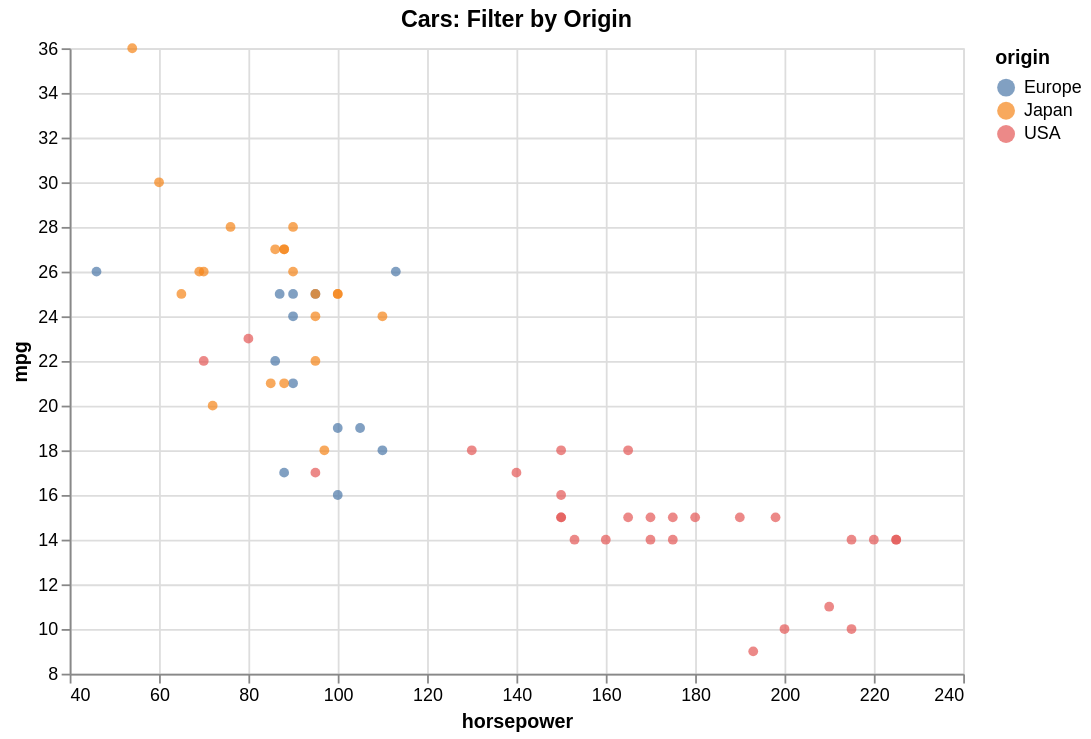

Write a Vega-Lite specification for this figure.
### Vega-Lite specification from a JSON file in a GitHub repository (floating-point values rounded to 4 significant figures)
{"$schema": "https://vega.github.io/schema/vega-lite/v5.json", "config": {"axis": {"labelLimit": 0}, "header": {"labelLimit": 0}, "legend": {"labelLimit": 0}}, "data": {"values": [{"acceleration": 12.0, "cylinders": 8, "horsepower": 130, "mpg": 18, "origin": "USA", "weight": 3504}, {"acceleration": 11.5, "cylinders": 8, "horsepower": 165, "mpg": 15, "origin": "USA", "weight": 3693}, {"acceleration": 11.0, "cylinders": 8, "horsepower": 150, "mpg": 18, "origin": "USA", "weight": 3436}, {"acceleration": 12.0, "cylinders": 8, "horsepower": 150, "mpg": 16, "origin": "USA", "weight": 3433}, {"acceleration": 10.5, "cylinders": 8, "horsepower": 140, "mpg": 17, "origin": "USA", "weight": 3449}, {"acceleration": 10.0, "cylinders": 8, "horsepower": 198, "mpg": 15, "origin": "USA", "weight": 4341}, {"acceleration": 9.0, "cylinders": 8, "horsepower": 220, "mpg": 14, "origin": "USA", "weight": 4354}, {"acceleration": 8.5, "cylinders": 8, "horsepower": 215, "mpg": 14, "origin": "USA", "weight": 4312}, {"acceleration": 10.0, "cylinders": 8, "horsepower": 225, "mpg": 14, "origin": "USA", "weight": 4425}, {"acceleration": 8.5, "cylinders": 8, "horsepower": 190, "mpg": 15, "origin": "USA", "weight": 3850}, {"acceleration": 10.0, "cylinders": 8, "horsepower": 170, "mpg": 15, "origin": "USA", "weight": 3563}, {"acceleration": 8.0, "cylinders": 8, "horsepower": 160, "mpg": 14, "origin": "USA", "weight": 3609}, {"acceleration": 9.5, "cylinders": 8, "horsepower": 150, "mpg": 15, "origin": "USA", "weight": 3761}, {"acceleration": 10.0, "cylinders": 8, "horsepower": 225, "mpg": 14, "origin": "USA", "weight": 3086}, {"acceleration": 15.0, "cylinders": 4, "horsepower": 95, "mpg": 24, "origin": "Japan", "weight": 2372}, {"acceleration": 15.5, "cylinders": 4, "horsepower": 95, "mpg": 22, "origin": "Japan", "weight": 2833}, {"acceleration": 15.5, "cylinders": 4, "horsepower": 97, "mpg": 18, "origin": "Japan", "weight": 2774}, {"acceleration": 16.0, "cylinders": 4, "horsepower": 85, "mpg": 21, "origin": "Japan", "weight": 2587}, {"acceleration": 14.5, "cylinders": 4, "horsepower": 88, "mpg": 27, "origin": "Japan", "weight": 2130}, {"acceleration": 20.5, "cylinders": 4, "horsepower": 46, "mpg": 26, "origin": "Europe", "weight": 1835}, {"acceleration": 17.5, "cylinders": 4, "horsepower": 87, "mpg": 25, "origin": "Europe", "weight": 2672}, {"acceleration": 15.0, "cylinders": 4, "horsepower": 90, "mpg": 24, "origin": "Europe", "weight": 2430}, {"acceleration": 17.5, "cylinders": 4, "horsepower": 95, "mpg": 25, "origin": "Europe", "weight": 2375}, {"acceleration": 15.5, "cylinders": 4, "horsepower": 113, "mpg": 26, "origin": "Europe", "weight": 2234}, {"acceleration": 18.5, "cylinders": 4, "horsepower": 90, "mpg": 21, "origin": "Europe", "weight": 2648}, {"acceleration": 14.0, "cylinders": 8, "horsepower": 215, "mpg": 10, "origin": "USA", "weight": 4615}, {"acceleration": 13.0, "cylinders": 8, "horsepower": 200, "mpg": 10, "origin": "USA", "weight": 4376}, {"acceleration": 13.5, "cylinders": 8, "horsepower": 210, "mpg": 11, "origin": "USA", "weight": 4382}, {"acceleration": 18.0, "cylinders": 8, "horsepower": 193, "mpg": 9, "origin": "USA", "weight": 4732}, {"acceleration": 14.5, "cylinders": 4, "horsepower": 88, "mpg": 27, "origin": "Japan", "weight": 2130}, {"acceleration": 13.5, "cylinders": 4, "horsepower": 90, "mpg": 28, "origin": "Japan", "weight": 2264}, {"acceleration": 15.5, "cylinders": 4, "horsepower": 95, "mpg": 25, "origin": "Japan", "weight": 2228}, {"acceleration": 19.0, "cylinders": 4, "horsepower": 100, "mpg": 25, "origin": "Japan", "weight": 2046}, {"acceleration": 13.0, "cylinders": 4, "horsepower": 105, "mpg": 19, "origin": "Europe", "weight": 2634}, {"acceleration": 15.5, "cylinders": 4, "horsepower": 100, "mpg": 16, "origin": "Europe", "weight": 2702}, {"acceleration": 16.5, "cylinders": 4, "horsepower": 88, "mpg": 17, "origin": "Europe", "weight": 2875}, {"acceleration": 17.0, "cylinders": 4, "horsepower": 100, "mpg": 19, "origin": "Europe", "weight": 2901}, {"acceleration": 11.0, "cylinders": 6, "horsepower": 165, "mpg": 18, "origin": "USA", "weight": 3353}, {"acceleration": 11.5, "cylinders": 6, "horsepower": 175, "mpg": 14, "origin": "USA", "weight": 3169}, {"acceleration": 12.5, "cylinders": 6, "horsepower": 153, "mpg": 14, "origin": "USA", "weight": 2906}, {"acceleration": 13.5, "cylinders": 6, "horsepower": 150, "mpg": 15, "origin": "USA", "weight": 3380}, {"acceleration": 12.0, "cylinders": 8, "horsepower": 180, "mpg": 15, "origin": "USA", "weight": 3740}, {"acceleration": 11.0, "cylinders": 8, "horsepower": 170, "mpg": 14, "origin": "USA", "weight": 4080}, {"acceleration": 11.5, "cylinders": 8, "horsepower": 175, "mpg": 15, "origin": "USA", "weight": 3645}, {"acceleration": 14.0, "cylinders": 4, "horsepower": 110, "mpg": 24, "origin": "Japan", "weight": 2585}, {"acceleration": 19.0, "cylinders": 4, "horsepower": 72, "mpg": 20, "origin": "Japan", "weight": 2310}, {"acceleration": 15.0, "cylinders": 4, "horsepower": 100, "mpg": 25, "origin": "Japan", "weight": 2472}, {"acceleration": 16.0, "cylinders": 4, "horsepower": 88, "mpg": 21, "origin": "Japan", "weight": 2265}, {"acceleration": 19.5, "cylinders": 4, "horsepower": 86, "mpg": 27, "origin": "Japan", "weight": 2110}, {"acceleration": 14.5, "cylinders": 4, "horsepower": 90, "mpg": 26, "origin": "Japan", "weight": 2800}, {"acceleration": 19.5, "cylinders": 4, "horsepower": 70, "mpg": 26, "origin": "Japan", "weight": 2110}, {"acceleration": 17.0, "cylinders": 4, "horsepower": 76, "mpg": 28, "origin": "Japan", "weight": 2085}, {"acceleration": 17.0, "cylinders": 4, "horsepower": 65, "mpg": 25, "origin": "Japan", "weight": 2245}, {"acceleration": 15.0, "cylinders": 4, "horsepower": 69, "mpg": 26, "origin": "Japan", "weight": 1965}, {"acceleration": 17.0, "cylinders": 4, "horsepower": 60, "mpg": 30, "origin": "Japan", "weight": 1755}, {"acceleration": 14.0, "cylinders": 6, "horsepower": 70, "mpg": 22, "origin": "USA", "weight": 2815}, {"acceleration": 12.5, "cylinders": 6, "horsepower": 95, "mpg": 17, "origin": "USA", "weight": 3210}, {"acceleration": 13.5, "cylinders": 6, "horsepower": 80, "mpg": 23, "origin": "USA", "weight": 3380}, {"acceleration": 15.5, "cylinders": 4, "horsepower": 54, "mpg": 36, "origin": "Japan", "weight": 1760}, {"acceleration": 14.0, "cylinders": 4, "horsepower": 90, "mpg": 25, "origin": "Europe", "weight": 2130}, {"acceleration": 15.5, "cylinders": 4, "horsepower": 86, "mpg": 22, "origin": "Europe", "weight": 2205}, {"acceleration": 13.5, "cylinders": 4, "horsepower": 110, "mpg": 18, "origin": "Europe", "weight": 2245}]}, "encoding": {"color": {"field": "origin", "type": "nominal"}, "tooltip": [{"field": "horsepower", "type": "quantitative"}, {"field": "origin", "type": "nominal"}, {"field": "mpg", "type": "quantitative"}], "x": {"field": "horsepower", "scale": {"zero": false}, "type": "quantitative"}, "y": {"field": "mpg", "scale": {"zero": false}, "type": "quantitative"}}, "height": 350, "mark": {"filled": true, "type": "point"}, "params": [{"bind": {"input": "select", "labels": ["All", "Europe", "Japan", "USA"], "name": "origin: ", "options": [null, "Europe", "Japan", "USA"]}, "name": "select_origin", "value": null}], "title": "Cars: Filter by Origin", "transform": [{"filter": "select_origin === null || datum.origin === select_origin"}], "width": 500}
